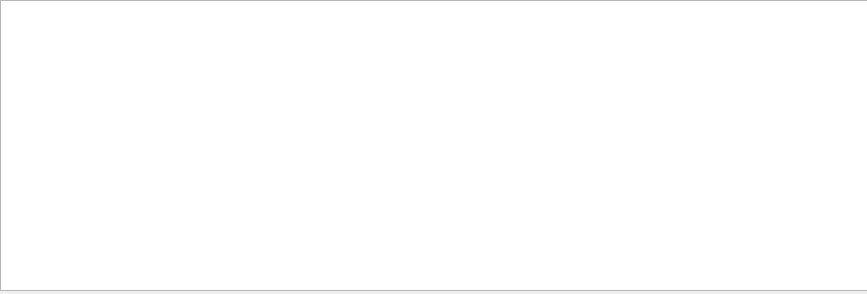
<?xml version="1.0" encoding="UTF-8"?>
<ui version="4.0">
 <class>PathPageClass</class>
 <widget class="QDialog" name="PathPageClass">
  <property name="geometry">
   <rect>
    <x>0</x>
    <y>0</y>
    <width>867</width>
    <height>294</height>
   </rect>
  </property>
  <property name="windowTitle">
   <string>PathPage</string>
  </property>
  <widget class="QGraphicsView" name="graphicsView">
   <property name="geometry">
    <rect>
     <x>0</x>
     <y>0</y>
     <width>871</width>
     <height>291</height>
    </rect>
   </property>
  </widget>
  <widget class="QLabel" name="car">
   <property name="geometry">
    <rect>
     <x>50</x>
     <y>140</y>
     <width>101</width>
     <height>61</height>
    </rect>
   </property>
   <property name="text">
    <string/>
   </property>
   <property name="pixmap">
    <pixmap>car.png</pixmap>
   </property>
   <property name="scaledContents">
    <bool>true</bool>
   </property>
  </widget>
 </widget>
 <layoutdefault spacing="6" margin="11"/>
 <resources/>
 <connections/>
</ui>
